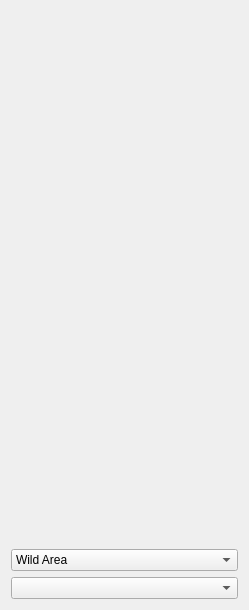
<?xml version="1.0" encoding="UTF-8"?>
<ui version="4.0">
 <class>DenMap</class>
 <widget class="QWidget" name="DenMap">
  <property name="geometry">
   <rect>
    <x>0</x>
    <y>0</y>
    <width>245</width>
    <height>610</height>
   </rect>
  </property>
  <property name="windowTitle">
   <string>Den Map</string>
  </property>
  <layout class="QVBoxLayout" name="verticalLayout">
   <item>
    <widget class="QLabel" name="labelMap">
     <property name="minimumSize">
      <size>
       <width>227</width>
       <height>532</height>
      </size>
     </property>
     <property name="scaledContents">
      <bool>true</bool>
     </property>
    </widget>
   </item>
   <item>
    <widget class="QComboBox" name="comboBoxLocation">
     <item>
      <property name="text">
       <string>Wild Area</string>
      </property>
     </item>
     <item>
      <property name="text">
       <string>Isle of Armor</string>
      </property>
     </item>
     <item>
      <property name="text">
       <string>Crown Tundra</string>
      </property>
     </item>
    </widget>
   </item>
   <item>
    <widget class="QComboBox" name="comboBoxDen"/>
   </item>
  </layout>
 </widget>
 <resources/>
 <connections/>
</ui>
